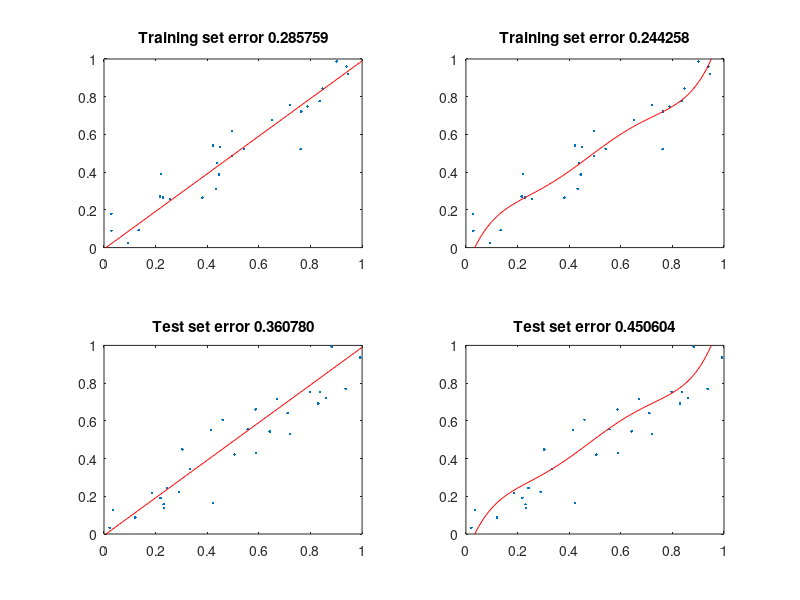

Here is the MATLAB script that generated this plot:
rng(1);
N = 30;
eps = .1;
xr = (0:.01:1)';


x = sort(rand(N,1));
X1 = [ones(size(x)), x];
X2 = [ones(size(x)), x, x.^2, x.^3, x.^4, x.^5];

Xr1 = [ones(size(xr)), xr];
Xr2 = [ones(size(xr)), xr, xr.^2, xr.^3, xr.^4, xr.^5];

y = x + randn(N,1)*eps;

b1 = regress(y, X1);
b2 = regress(y, X2);

yrhat1 = Xr1*b1;
yrhat2 = Xr2*b2;

figure(1); clf
subplot(2,2,1); plot(x, y, '.', xr, yrhat1, 'r');
title(sprintf('Training set error %f', sum((y-X1*b1).^2)));
axis([0 1 0 1])

subplot(2,2,2); plot(x, y, '.', xr, yrhat2, 'r');
title(sprintf('Training set error %f', sum((y-X2*b2).^2)));
axis([0 1 0 1])


xt = sort(rand(N,1));

Xt1 = [ones(size(xt)), xt];
Xt2 = [ones(size(xt)), xt, xt.^2, xt.^3, xt.^4, xt.^5];

yt = xt + randn(N,1)*eps;


subplot(2,2,3); plot(xt, yt, '.', xr, yrhat1, 'r');
title(sprintf('Test set error %f', sum((yt-Xt1*b1).^2)));
axis([0 1 0 1])

subplot(2,2,4); plot(xt, yt, '.', xr, yrhat2, 'r');
title(sprintf('Test set error %f', sum((yt-Xt2*b2).^2)));
axis([0 1 0 1])
